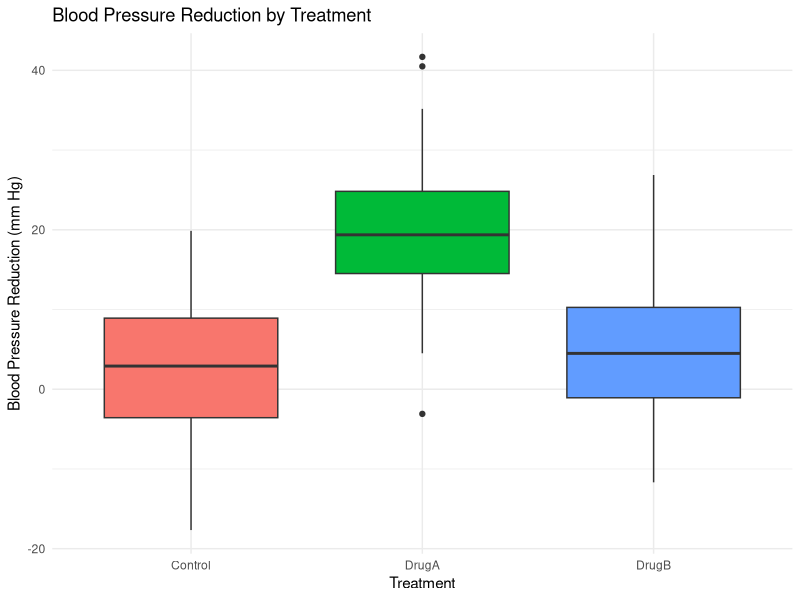
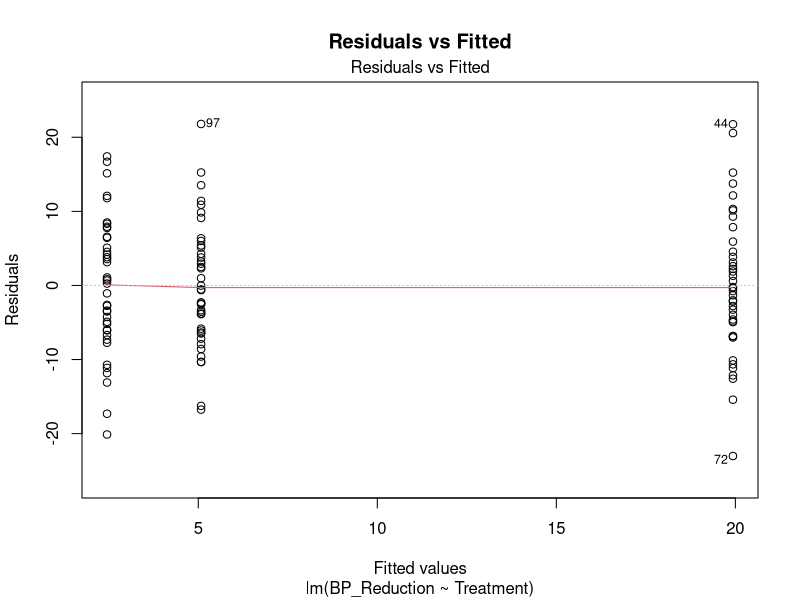
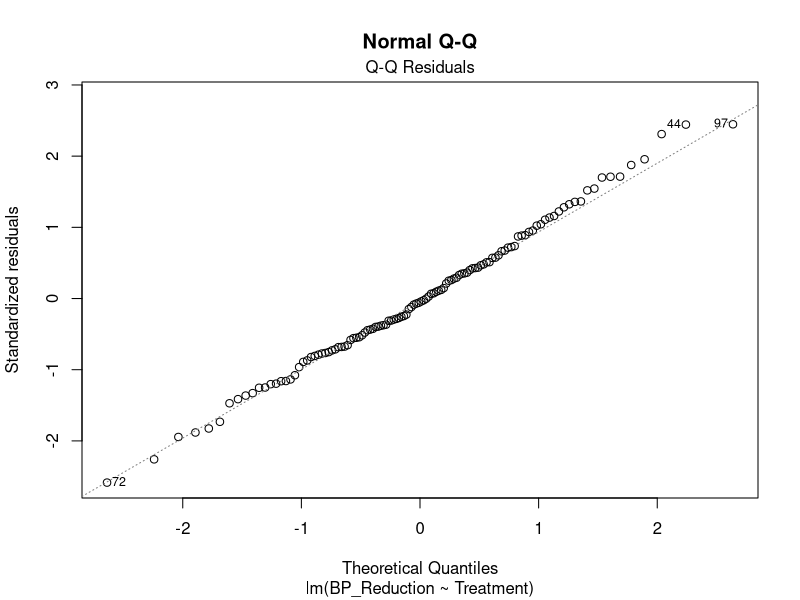

R code for these plots, in order:
## ---- chunk 1
#| label: setup
#| include: false

# configure global options for R code chunks:
# warning = F to suppress the display of warning messages generated during the execution of code chunks
# message = F to suppress the display of messages produced during the execution of code chunks
knitr::opts_chunk$set(warning = FALSE, message = FALSE, eval = FALSE)
## ---- chunk 2
# Generating data for the single-factor experimental design
set.seed(123)
control <- rnorm(40, mean = 2, sd = 10)
drugA <- rnorm(40, mean = 20, sd = 10)
drugB <- rnorm(40, mean = 5, sd = 10)

# Combining data into a data frame
data_oneway <- data.frame(
  Treatment = factor(rep(c("Control", "DrugA", "DrugB"), each = 40),
                     levels = c("Control", "DrugA", "DrugB")),
  BP_Reduction = c(control, drugA, drugB)
)
## ---- chunk 3
# Visualizing the results
library(ggplot2)
ggplot(data_oneway, aes(x = Treatment, y = BP_Reduction, fill = Treatment)) +
  geom_boxplot() +
  labs(title = "Blood Pressure Reduction by Treatment",
       x = "Treatment", y = "Blood Pressure Reduction (mm Hg)") +
  theme_minimal() +
  theme(legend.position = "none")
## ---- chunk 4
# Summarizing data
library(dplyr)
summary_stats <- data_oneway %>%
  group_by(Treatment) %>%
  summarise(
    Mean_BP_Reduction = mean(BP_Reduction),
    SD_BP_Reduction = sd(BP_Reduction)
  )

summary_stats
## ---- chunk 5
options(contrasts = c("contr.sum", "contr.poly"))  # Effects coding

# Fitting the model with effects coding
model_oneway <- lm(BP_Reduction ~ Treatment, data = data_oneway)
summary(model_oneway)
## ---- chunk 6
# ANOVA table
anova_results <- anova(model_oneway)
anova_results
## ---- chunk 7
# Obtain estimated marginal means
library(emmeans)
emms <- emmeans(model_oneway, ~ Treatment)
emms
## ---- chunk 8
# Performing post-hoc analysis with emmeans
contrast(emms, method="pairwise", adjust="Bonferroni")

## ---- chunk 9
# Residuals vs Fitted
plot(model_oneway, which = 1, main = "Residuals vs Fitted")

# Normal Q-Q
plot(model_oneway, which = 2, main = "Normal Q-Q")
